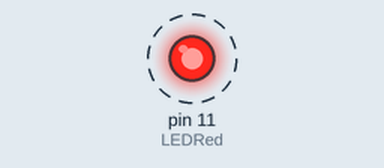
The program below on a simulated Raspberry Pi (header pin numbers). On the bench: output pins drawn as LEDs (lit = HIGH). Dashed ring = blinking.

Above: at 0.5 s.
Timing chart, 0 to 4.6 s (numbered marks = the images above):
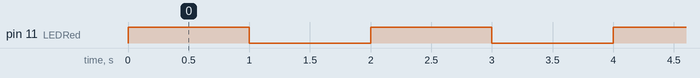

Measured:
- by itself, pin 11 (LEDRed): alternates HIGH for 1.0 s and LOW for 1.0 s

The program:

Task_1.py
```python
import os
import sys
import time
import RPi.GPIO as GPIO

LEDRed = 11


GPIO.setmode(GPIO.BOARD)
GPIO.setwarnings(False)
GPIO.setup(LEDRed, GPIO.OUT)
GPIO.setup(LEDRed, GPIO.LOW)

def blink(): # Makes LED blink once when program is ran
    while True:
        GPIO.output(LEDRed, GPIO.HIGH)
        time.sleep(1)
        GPIO.output(LEDRed, GPIO.LOW)
        time.sleep(1)


blink()
```
